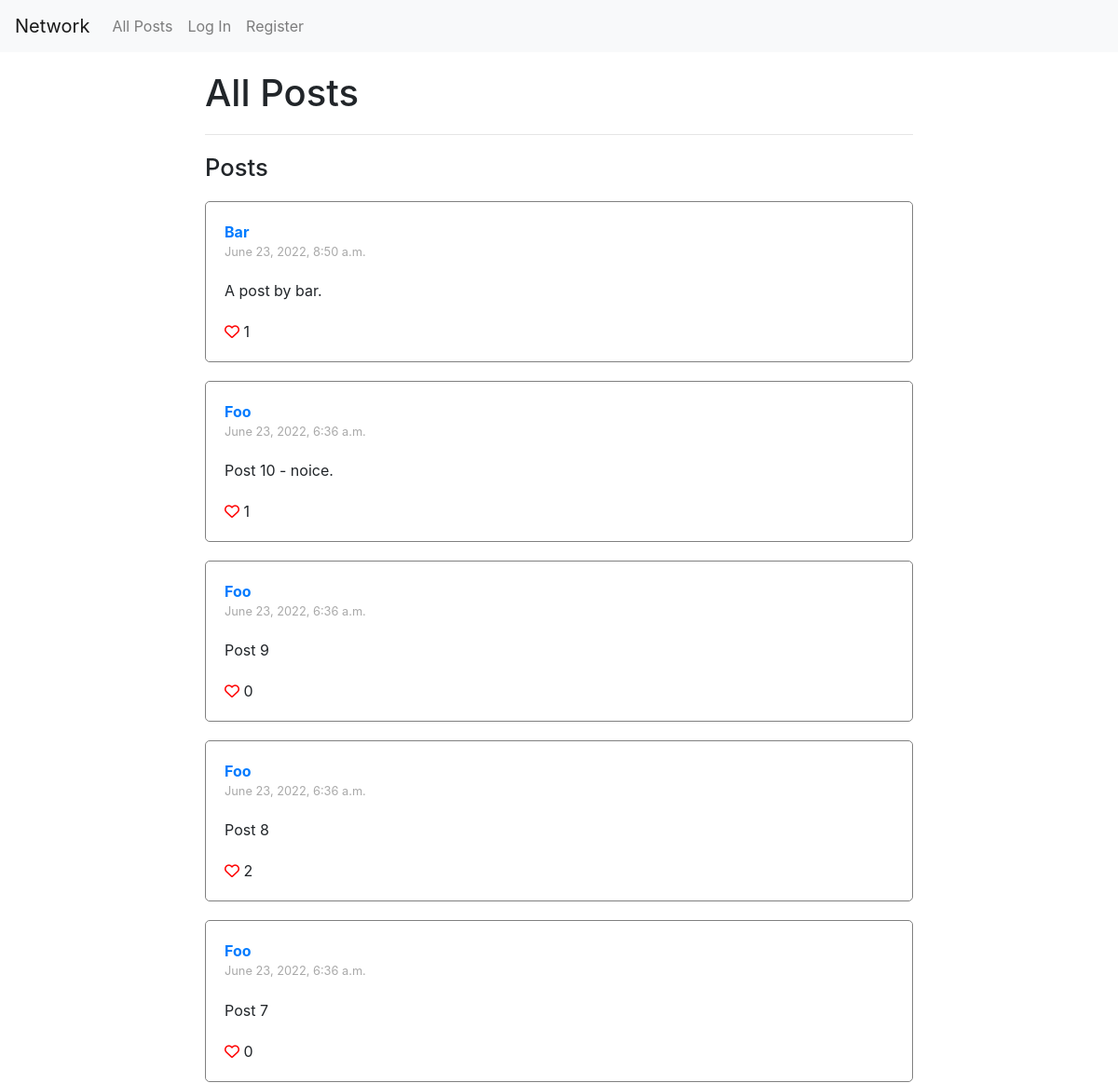
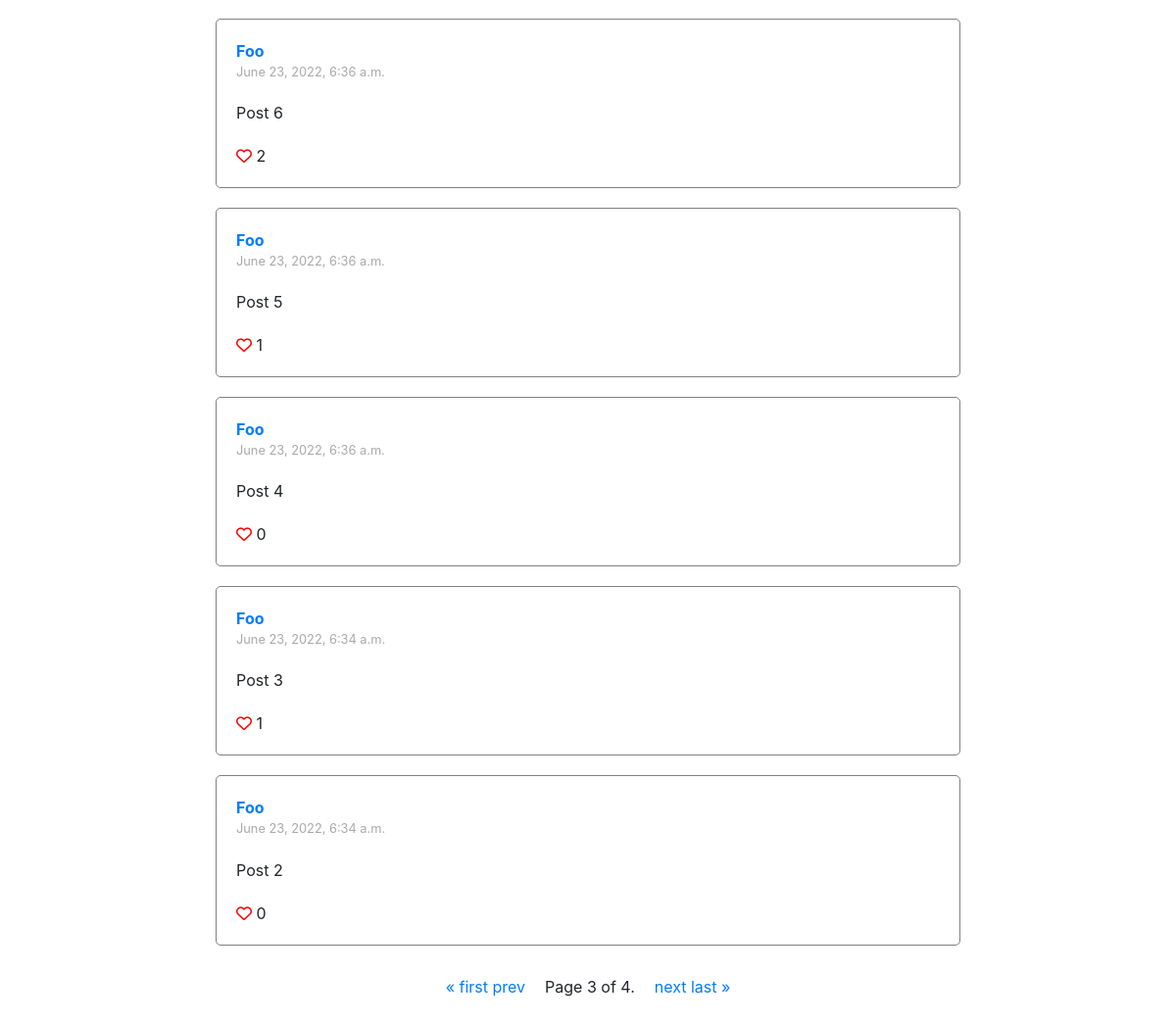
/?page=3, run on the app's committed database (2 pictures, top to bottom).
### network/models.py (models this page shows, shortened)
class Post(models.Model):
    user = models.ForeignKey(User, on_delete=models.CASCADE, related_name="posts")
    timestamp = models.DateTimeField(auto_now_add=True)
    text = models.CharField(max_length=140)
    likes = models.ManyToManyField(User, related_name="likes")

class User(AbstractUser):
    followers = models.ManyToManyField(
        "self", symmetrical=False, related_name="following"
    )

### network/views.py (the view, shortened to what this page needs)
# urls.py: path("", views.index, name="index"),
def index(request):
    posts = Post.objects.all().order_by("-timestamp")
    paginator = Paginator(posts, 10)  # Show 10 posts per page.
    page_number = request.GET.get("page")
    page_obj = paginator.get_page(page_number)
    return render(
        request, "network/index.html", {"form": PostForm(), "page_obj": page_obj}
    )

### network/templates/network/index.html (shortened to what this page needs)
{% extends 'network/posts.html' %}
{% load crispy_forms_tags %}
{% load static %}
{% block body %}
    <h1>All Posts</h1>
    <hr class="divider">
{% endblock %}

### network/templates/network/posts.html (shortened to what this page needs)
{% extends 'network/layout.html' %}
{% load static %}
{% block posts %}
    <div id="posts-container">
        <h1 id="hdr-posts-container">Posts</h1>
        {% for post in page_obj %}
            <div class="post">
                <div class="post-user">
                    <a href={% url 'profile' post.user.username %}>{{ post.user }}</a>
                </div>
                <div class='timestamp'>{{post.timestamp}}</div>
                <div class="post-content" id="post-{{post.id}}-content">
                    {{ post.text }}
                </div>
                <div class="like-container" id="like-container-post-{{post.id}}">
                    {% if user.is_authenticated %}
                        {% if user not in post.likes.all %}
                            <i data-post="{{post.id}}" class="btn-like-toggle far fa-heart"></i>
                        {% else %}
                            <i data-post="{{post.id}}" class="btn-like-toggle fas fa-heart"></i>
                        {% endif %}
                    {% else %}
                        <a href="{% url 'login' %}"><i class="far fa-heart"></i></a>
                    {% endif %}
                    <span id="post-{{post.id}}-likes">{{ post.likes.count }}</span>
                </div>
            </div>
        {% empty %}
            <div class="post">There are no posts yet.</div>
        {% endfor%}
        <div class="pagination">
            <div class="step-links">
                <div class="prev">
                    {% if page_obj.has_previous %}
                        <a href="?page=1">&laquo; first</a>
                        <a href="?page={{ page_obj.previous_page_number }}">prev</a>
                    {% endif %}
                </div>
                <div class="current">
                    Page {{ page_obj.number }} of {{ page_obj.paginator.num_pages }}.
                </div>
                <div class="next">
                    {% if page_obj.has_next %}
                        <a href="?page={{ page_obj.next_page_number }}">next</a>
                        <a href="?page={{ page_obj.paginator.num_pages }}">last &raquo;</a>
                    {% endif %}
                </div>
            </div>
        </div>
    </div>
{% endblock %}

### network/static/network/styles.css (style rules this page uses)
* { box-sizing: border-box; padding: 0; margin: 0; }
.divider { margin-top: 20px; }
#hdr-posts-container { font-size: 1.6rem; margin-top: 20px; }
.post { border: 1px solid gray; border-radius: 5px; padding: 20px; margin-top: 20px; overflow: hidden; }
.post-user { font-weight: bold; }
.timestamp { font-size: 0.8rem; color: darkgray; }
.post-content { margin-top: 20px; }
.like-container { margin-top: 20px; }
.fa-heart { color: red; }
.pagination { display: flex; justify-content: center; margin: 30px 0; }
.step-links { display: flex; justify-content: space-evenly; }
.current { margin: 0 20px; }

### data on the page
Post: user "Bar", timestamp "June 23, 2022, 8:50 a.m.", text "A post by bar.", likes.count "1"
Post: user "Foo", timestamp "June 23, 2022, 6:36 a.m.", text "Post 10 - noice.", likes.count "1"
Post: user "Foo", timestamp "June 23, 2022, 6:36 a.m.", text "Post 9", likes.count "0"
Post: user "Foo", timestamp "June 23, 2022, 6:36 a.m.", text "Post 8", likes.count "2"
Post: user "Foo", timestamp "June 23, 2022, 6:36 a.m.", text "Post 7", likes.count "0"
Post: user "Foo", timestamp "June 23, 2022, 6:36 a.m.", text "Post 6", likes.count "2"
Post: user "Foo", timestamp "June 23, 2022, 6:36 a.m.", text "Post 5", likes.count "1"
Post: user "Foo", timestamp "June 23, 2022, 6:36 a.m.", text "Post 4", likes.count "0"
Post: user "Foo", timestamp "June 23, 2022, 6:34 a.m.", text "Post 3", likes.count "1"
Post: user "Foo", timestamp "June 23, 2022, 6:34 a.m.", text "Post 2", likes.count "0"

### other printed values
{{ page_obj.number }} "3"
{{ page_obj.paginator.num_pages }} "4"
